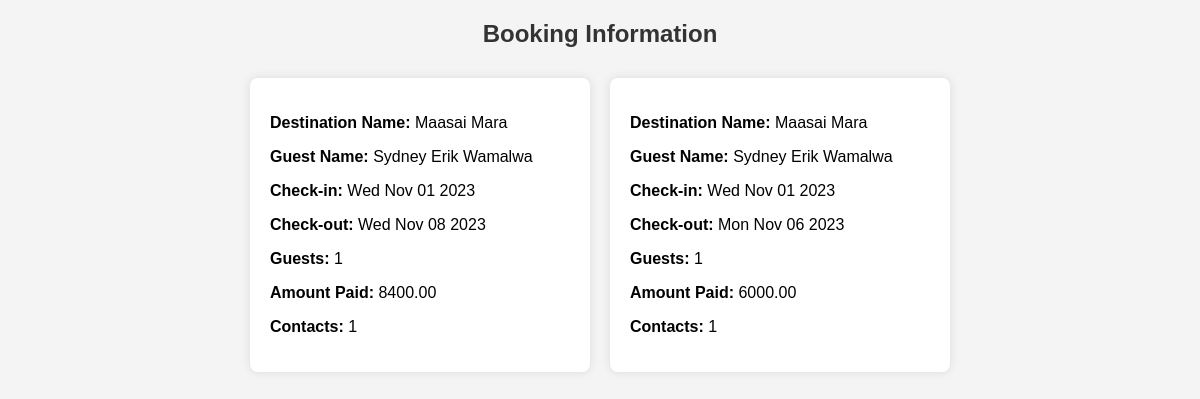
The page /viewbookings/1 on the database as committed earlier.
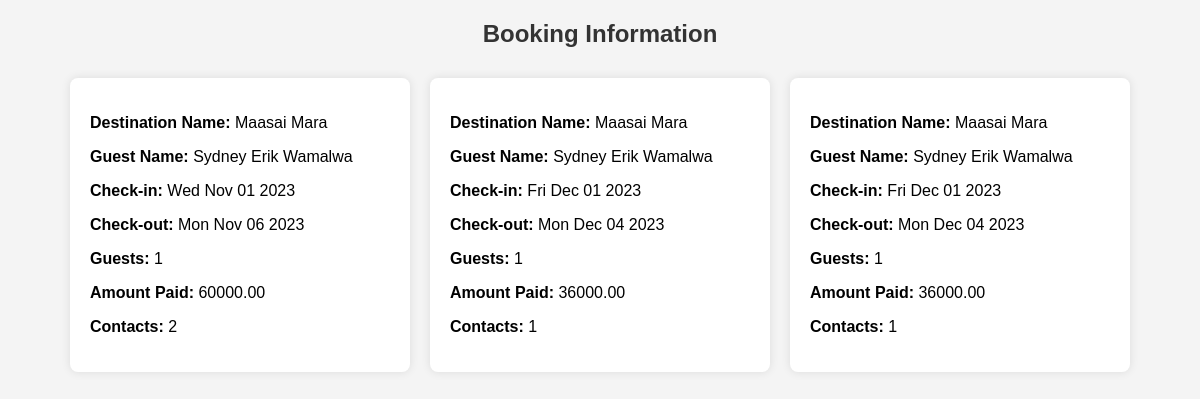
The same page on the database as committed later.
### tables this page shows
CREATE TABLE destination_bookings (
            id INTEGER PRIMARY KEY,
            destination_name TEXT NOT NULL,
            guest_name TEXT NOT NULL,
            destination_booking_id INTEGER NOT NULL,
            check_in DATE NOT NULL,
            check_out DATE NOT NULL,
            guests INTEGER NOT NULL,
            amount VARCHAR NOT NULL,
            user_id INTEGER NOT NULL,
            contacts TEXT NOT NULL,
            Type TEXT NOT NULL,
            FOREIGN KEY (Type) REFERENCES destinations (Type),
            FOREIGN KEY (user_id) REFERENCES users(id),
            FOREIGN KEY (destination_booking_id) REFERENCES destinations (id)
        );

### app.py (the view)
@app.route('/viewbookings/<destination_id>')
def viewbooking(destination_id):
    try:
        with sqlite3.connect('users.db') as connection:
            cursor = connection.cursor()
            cursor.execute("SELECT * FROM destination_bookings WHERE destination_booking_id = ?", (destination_id,))
            bookings_data = cursor.fetchall()
        return render_template('admin_view_booking.html', bookings_data=bookings_data)
    except Exception as e:
        print(f"Error fetching bookings: {e}")
        bookings_data = []
        return render_template('admin_view_booking.html', bookings_data=bookings_data, error=str(e))

### templates/admin_view_booking.html (shortened to what this page needs)
<!DOCTYPE html>
<html lang="en">
<head>
</head>
<body>
    <h2>Booking Information</h2>
    <div class="bookings-container">
        {% for booking in bookings_data %}
            <div class="bookings">
                <p><strong>Destination Name:</strong> {{ booking[1] }}</p>
                <p><strong>Guest Name:</strong> {{ booking[2] }}</p>
                <p><strong>Check-in:</strong> {{ booking[4] }}</p>
                <p><strong>Check-out:</strong> {{ booking[5] }}</p>
                <p><strong>Guests:</strong> {{ booking[3] }}</p>
                <p><strong>Amount Paid:</strong> {{ booking[7] }}</p>
                <p><strong>Contacts:</strong> {{ booking[8] }}</p>
            </div>
        {% endfor %}
    </div>
</body>
</html>

Rows that differ between the two databases and show on the page:
changed destination_bookings: check_out "Wed Nov 08 2023" → "Mon Nov 06 2023"; amount "8400.00" → "60000.00"; user "1" → "2"
changed destination_bookings (number 2 of 3 on the later page): check_in "Wed Nov 01 2023" → "Fri Dec 01 2023"; check_out "Mon Nov 06 2023" → "Mon Dec 04 2023"; amount "6000.00" → "36000.00"
added destination_bookings: destination_name "Maasai Mara", guest_name "Sydney Erik Wamalwa", check_in "Fri Dec 01 2023", check_out "Mon Dec 04 2023", destination_booking "1", amount "36000.00", user "1"
